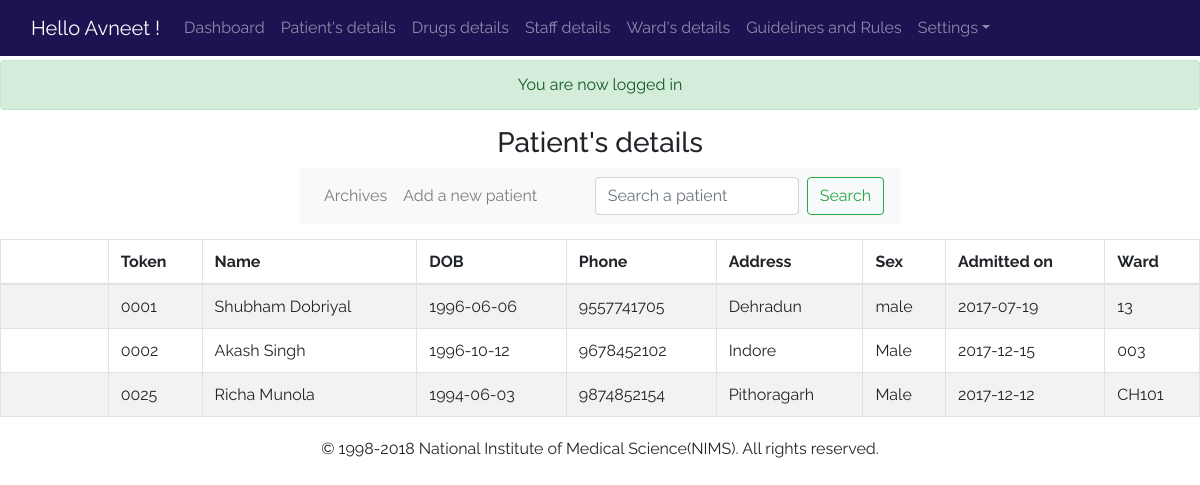
/admin/patient.php (signed in), run on the app's committed database.
### tables this page shows
CREATE TABLE `patient` (
  `id` int(11) NOT NULL,
  `token` varchar(255) NOT NULL,
  `name` varchar(255) NOT NULL,
  `dob` date NOT NULL,
  `phone` varchar(175) NOT NULL,
  `address` text NOT NULL,
  `sex` varchar(20) NOT NULL,
  `doa` date NOT NULL,
  `ward` varchar(255) NOT NULL,
  `deleted` tinyint(4) NOT NULL DEFAULT '0',
  `discharge` date NOT NULL
);

### admin/patient.php (the view, shortened to what this page needs)
    <?php
    require_once $_SERVER['DOCUMENT_ROOT'].'/hospital/core/connect.php';
    include 'includes/head.php';
    include 'includes/navbar.php';
    if (isset($_GET['edit']) || isset($_GET['add'])) {
        $pQuery = $db->query("SELECT * FROM patient");
        $token = randomString();
        $name = ((isset($_POST['name']) && $_POST['name'] != '')?sanitize($_POST['name']):'');
        $dob = ((isset($_POST['dob']) && $_POST['dob'] != '')?sanitize($_POST['dob']):'');
        $phone = ((isset($_POST['phone']) && $_POST['phone'] != '')?sanitize($_POST['phone']):'');
        $address = ((isset($_POST['address']) && $_POST['address'] != '')?sanitize($_POST['address']):'');
        $sex = ((isset($_POST['sex']) && $_POST['sex'] != '')?sanitize($_POST['sex']):'');
        $doa = ((isset($_POST['doa']) && $_POST['doa'] != '')?sanitize($_POST['doa']):'');
        $ward = ((isset($_POST['ward']) && $_POST['ward'] != '')?sanitize($_POST['ward']):'');
        if (isset($_GET['edit'])) {
           $editId = sanitize($_GET['edit']);
           $pResults = $db->query("SELECT * FROM patient WHERE id = '$editId'");
           $patient = mysqli_fetch_assoc($pResults);
           $token = $patient['token'];
           $name = ((isset($_POST['name']) && $_POST['name'] != '')?sanitize($_POST['name']):$patient['name']);
           $dob = ((isset($_POST['dob']) && $_POST['dob'] != '')?sanitize($_POST['dob']):$patient['dob']);
           $phone = ((isset($_POST['phone']) && $_POST['phone'] != '')?sanitize($_POST['phone']):$patient['phone']);
           $address = ((isset($_POST['address']) && $_POST['address'] != '')?sanitize($_POST['address']):$patient['address']);
           $sex = ((isset($_POST['sex']) && $_POST['sex'] != '')?sanitize($_POST['sex']):$patient['sex']);
           $doa = ((isset($_POST['doa']) && $_POST['doa'] != '')?sanitize($_POST['doa']):$patient['doa']);
           $ward = ((isset($_POST['ward']) && $_POST['ward'] != '')?sanitize($_POST['ward']):$patient['ward']);
        }
        if ($_POST) {
            $errors = array();
            if (empty($token)||empty($name)||empty($dob)||empty($phone)||empty($address)||empty($sex)||empty($doa)||empty($ward)) {
                $errors[] = 'All fields are required to be filled!';
            }
            if (!preg_match("/^[a-zA-Z ]*$/",$name)) {
                  $errors[] = 'Invalid name!';
                }
            if (!preg_match("/^[a-zA-Z0-9]*$/",$token)) {
                  $errors[] = 'Invalid token!';
                }
            if (!preg_match("/^[a-zA-Z0-9]*$/",$ward)) {
                  $errors[] = 'Invalid ward details!';
                }
            if (!empty($errors)) {
                    echo display_errors($errors);
                }
              else{
                $insertQ = "INSERT INTO patient(token, name, dob, phone, address, sex, doa, ward) VALUES('$token','$name','$dob','$phone','$address','$sex','$doa','$ward')";
                if (isset($_GET['edit'])) {
                     $insertQ = "UPDATE patient SET token = '$token',name = '$name',dob = '$dob',phone = '$phone',address = '$address',sex = '$sex',doa = '$doa',ward = '$ward' WHERE id = '$editId'";
                }
                $db->query($insertQ);
                header("Location: patient.php");
              }
        }
        ?>
            <h3 class="text-center"><?=((isset($_GET['edit']))?'Edit patient details':'Add a new patient');?></h3>
            <form action="patient.php?<?=((isset($_GET['edit']))?'edit='.$editId:'add=1');?>" method="post">
                <div class="container-fluid">
                    <div class="row no-gutters">
                   <div class="col-md-5">
                        <div class="form-group">
                            <label for="name">Name:</label>
                            <input type="text" name="name" class="form-control" value="<?=$name;?>">
                        </div>
                        <div class="form-group">
                            <label for="dob">Date of birth:</label>
                            <input type="date" name="dob" class="form-control" value="<?=$dob;?>">
                        </div>
                        <div class="form-group">
                            <label for="phone">Phone:</label>
                            <input type="text" name="phone" class="form-control" value="<?=$phone;?>">
                        </div>
                        <div class="form-group">
                            <label for="Sex">Sex:</label>
                            <select class="form-control" name="sex" value="<?=$sex;?>">
                                <option value="Male">Male</option>
                                <option value="Female">Female</option>
                            </select>
                        </div>
                   </div>
                   <div class="col-md-1"></div>
                   <div class="col-md-6">
                        <div class="form-group">
                            <label for="date">Admitted on:</label>
                            <input type="date" name="doa" class="form-control" value="<?=$doa;?>">
                        </div>
                        <div class="form-group">
                            <label for="ward">Ward:</label>
                            <input type="text" name="ward" class="form-control" value="<?=$ward;?>">
                        </div>
                        <div class="form-group">
                            <label for="address">Address:</label>
                            <textarea class="form-control" rows="5" name="address" ><?=$address;?></textarea>
                        </div>
                       <input type="submit" name="submit" class="btn btn-<?=((isset($_GET['edit']))?'success':'primary');?> float-right" value="<?=((isset($_GET['edit']))?'Save':'Add');?>" >
                   </div>
                </div>
                </div>
            </form>
    <?php
    }
    else{
    ?>
<div class="header">
    <h3 class="text-center">Patient's details</h3>
    <div class="row no-gutters">
        <div class="col-md-3"></div>
        <div class="col-md-6">
            <nav class="navbar navbar-expand-lg navbar-light bg-light mini-navbar">
              <div class="collapse navbar-collapse" id="mininavbar">
                <ul class="navbar-nav mr-auto">
                  <li class="nav-item">
                    <a class="nav-link" href="archive.php?patient">Archives</a>
                  </li>
                  <li class="nav-item">
                    <a class="nav-link" href="patient.php?add=1">Add a new patient</a>
                  </li>
                </ul>
                <form class="form-inline my-2 my-lg-0" method="post" id="searchform" action="search.php">
                  <input class="form-control mr-sm-2" type="text" placeholder="Search a patient" name="search_query" id="search_query" >
                  <button class="btn btn-outline-success my-2 my-sm-0" type="submit">Search</button>
                </form>
              </div>
            </nav>
        </div>
        <div class="col-md-3"></div>
    </div>
</div>
<table class="table table-bordered table-striped table-condensed">
    <thead>
        <th></th>
        <th>Token</th>
        <th>Name</th>
        <th>DOB</th>
        <th>Phone</th>
        <th>Address</th>
        <th>Sex</th>
        <th>Admitted on</th>
        <th>Ward</th>
    </thead>
    <tbody>
        <?php
                $query = $db->query("SELECT * FROM patient WHERE deleted = 0");
            while($patient = mysqli_fetch_assoc($query)):
            ?>
        <tr>
            <td><a href="patient.php?edit=<?=$patient['id'];?>" class="btn btn-xs btn-default"><span class="oi oi-pencil"></span></a>
                    <a href="patient.php?delete=<?=$patient['id'];?>" class="btn btn-xs btn-default"><span class="oi oi-x icon"></span></a></td>
            <td><?=$patient['token'];?></td>
            <td><?=$patient['name'];?></td>
            <td><?=$patient['dob'];?></td>
            <td><?=$patient['phone'];?></td>
            <td><?=$patient['address'];?></td>
            <td><?=$patient['sex'];?></td>
            <td><?=$patient['doa'];?></td>
            <td><?=$patient['ward'];?></td>
        </tr>
    <?php endwhile; ?>
    </tbody>
</table>
<?php } include 'includes/footer.php'; ?>

### css/admin.css (style rules this page uses)
body { margin: 0; font-family: 'Raleway', sans-serif; }
a:link { text-decoration: none; }
.header { margin: 15px auto; }

### admin/includes/navbar.php (style rules this page uses)
body { padding-top: 60px; }

### data on the page
patient: token "0001", name "Shubham Dobriyal", dob "1996-06-06", phone "9557741705", address "Dehradun", sex "male", doa "2017-07-19", ward "13"
patient: token "0002", name "Akash Singh", dob "1996-10-12", phone "9678452102", address "Indore", sex "Male", doa "2017-12-15", ward "003"
patient: token "0025", name "Richa Munola", dob "1994-06-03", phone "9874852154", address "Pithoragarh", sex "Male", doa "2017-12-12", ward "CH101"

### other printed values
$_SESSION['success_flash'] "You are now logged in"
$user_data['first'] "Avneet"
